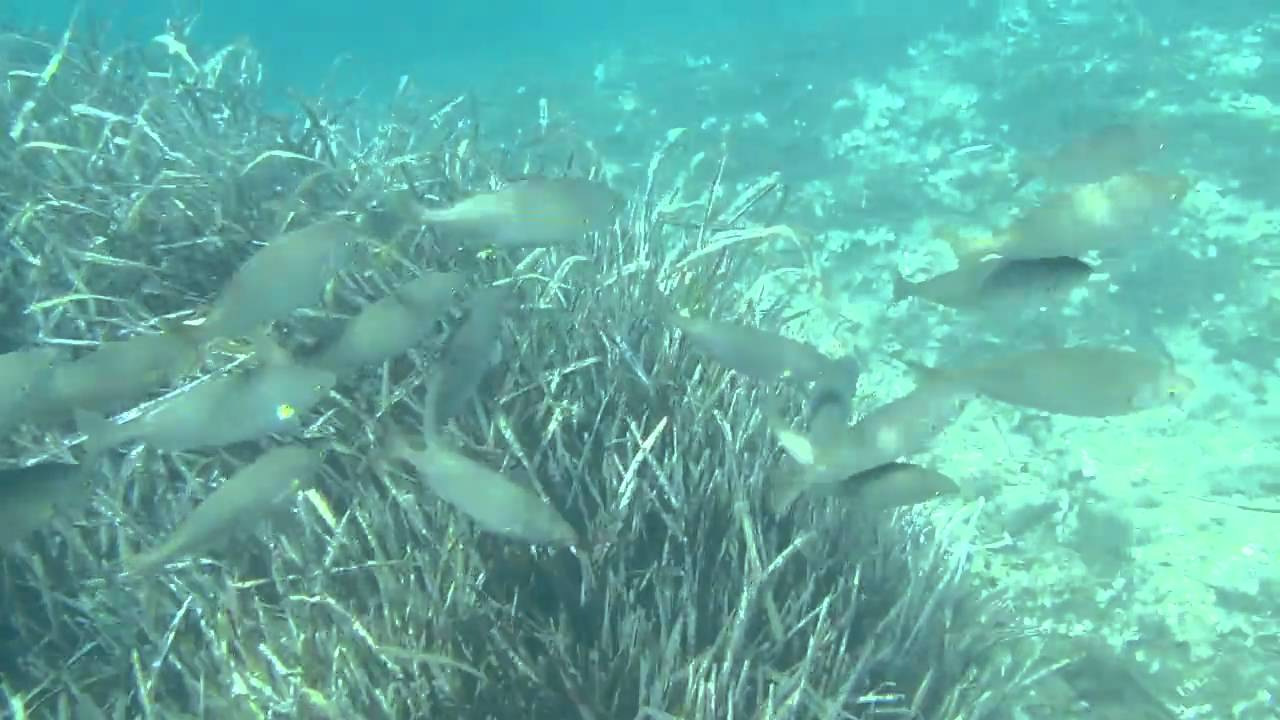
#> input picture data/images/pez.jpg, 1280 x 720 px, found by its file name
$ python thresholding.py
#> lines starting #> are read from the running program, lines starting #| are printed output that depends on the picture; after the words box and inside, x2 and y2 are one past the last pixel; in counts of white or black regions, pixels touching at a corner belong together
#> further down, image is the input picture: shape (720, 1280, 3); mean B, G, R 165.9, 176.8, 101.3
### src/code/functions.py
import cv2
import numpy as np


def rescale_frame(frame, scale=0.5):
    """
    rescale un frame de una imagen
    Parameters
    ----------
    frame : object
        cv2.imread().
    scale : TYPE, optional
        DESCRIPTION. The default is 0.5.
    Returns
    -------
    object: frame
        image escalada.
    """
#> called with scale = 0.5
    width = int(frame.shape[1] * scale)
#> width = 640
    height = int(frame.shape[0] * scale)
#> height = 360
    dimensions = (width, height)
#> dimensions = (640, 360)
    return cv2.resize(frame, dimensions, interpolation=cv2.INTER_AREA)


# [61 lines left out: functions read_video, translate, rotate, not called in this run]

### src/code/thresholding.py
import cv2
from src.code.functions import rescale_frame

path = r"C:\Users\Matheus\Desktop\opencv\data\images\pez.jpg"
image = cv2.imread(path)
image = rescale_frame(image, scale=0.5)

# gray image
gray = cv2.cvtColor(image, cv2.COLOR_BGR2GRAY)
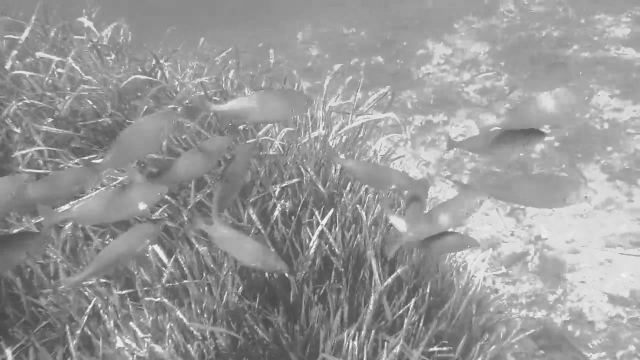
#> gray: shape (360, 640); min 71, max 245, mean 153.1
# simple theresholding
threshold, thresh = cv2.threshold(gray, 150, 255, cv2.THRESH_BINARY)
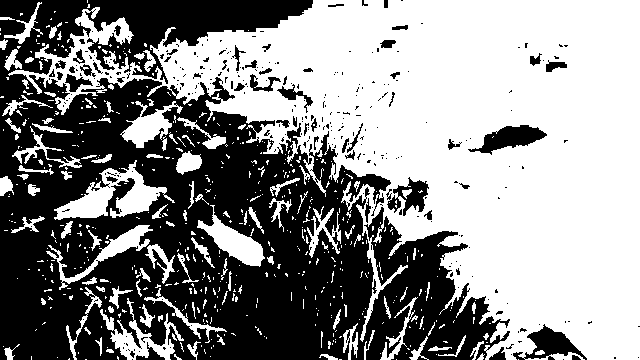
#> thresh: shape (360, 640); 54.7% white; 314 black regions (262 under 20 px), largest, box (x1, y1, x2, y2) and area: (0, 0, 510, 360) 97576, (468, 125, 547, 155) 1113, (513, 324, 587, 360) 1077
# inverse
threshold, thresh_inv = cv2.threshold(gray, 150, 255, cv2.THRESH_BINARY_INV)
# adaptive thresholding
adaptive_thresh = cv2.adaptiveThreshold(
    gray, 255, cv2.ADAPTIVE_THRESH_GAUSSIAN_C, cv2.THRESH_BINARY, 11, 5)
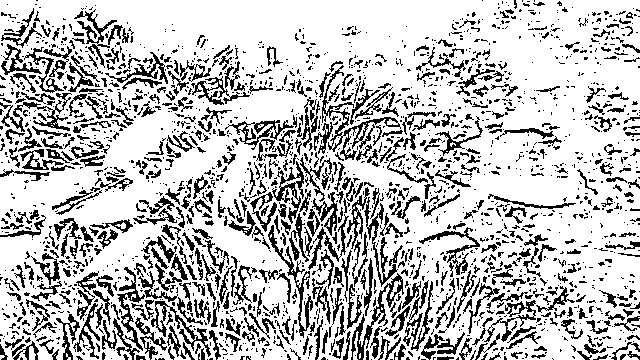
#> adaptive_thresh: shape (360, 640); 75.4% white; black in thin lines or dots


cv2.imshow("image", image)
cv2.imshow("gray", gray)
cv2.imshow("simple thresh", thresh)
cv2.imshow("inverse thresh", thresh_inv)
cv2.imshow("adaptive thresh", adaptive_thresh)

cv2.waitKey(0)
